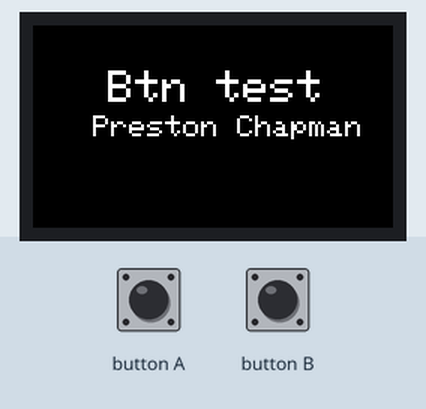
This sketch was run on a simulated ESP32. Parts: 240×135 colour display. The test bench sets the inputs (shaded band).

Above: at 1.3 s.
1.4 s: button A pressed for 0.15 s
At 2.1 s:
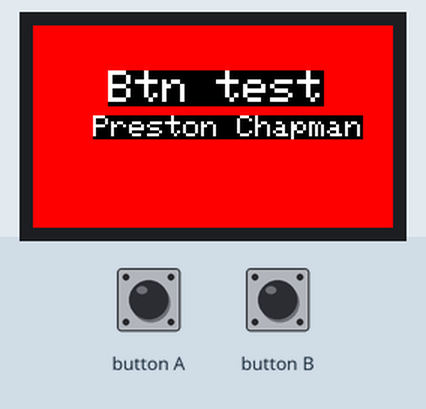
3.0 s: button A pressed for 1 s
At 3.3 s:
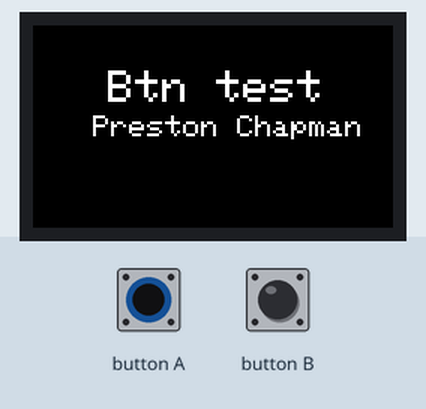
5.5 s: button A pressed for 3.2 s
At 6.4 s:
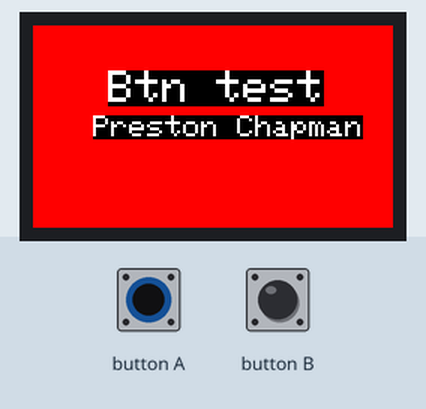
Timing chart, 0 to 8.5 s (numbered marks = the images above; inputs shaded):
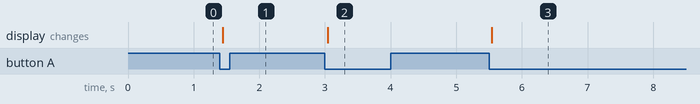

The sketch:

PC_Button.ino
```cpp
// Include the M5StickCPlus library
#include <M5StickCPlus.h>

// Create a global variable to hold the button state
boolean toggle = true;

// Create a function to display the screen
void screen() {
    M5.Lcd.setTextSize(3);
    M5.Lcd.setCursor(50, 30);
    M5.Lcd.println("Btn test");
    M5.Lcd.setTextSize(2);
    M5.Lcd.setCursor(40, 60);
    M5.Lcd.println("Preston Chapman");
}
void setup()
{
	M5.begin();
    M5.Lcd.setRotation(3);
    screen();
}

void loop()
{
    // Update the button state
	M5.update();
    // Check if the button A was pressed
    if (M5.BtnA.wasPressed()) {
        // if toggle is true, set the screen to red, else set to black
        if(toggle){
            M5.Lcd.fillScreen(RED);
        } else {
            M5.Lcd.fillScreen(BLACK);
        }
        // Update the screen
        screen();
        // Inverse the toggle variable
        toggle = !toggle;
    }
}
```

Measured:
- after the input at 1.4 s, the display: changes at once (image 1)
- after the input at 3.0 s, the display: changes at once (image 2)
- after the input at 5.5 s, the display: changes at once (image 3)
